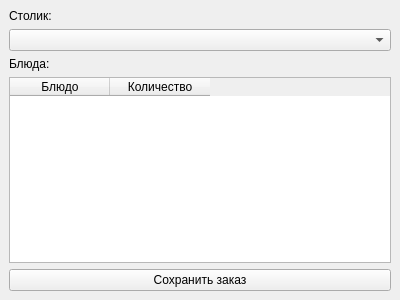
<?xml version="1.0" encoding="UTF-8"?>
<ui version="4.0">
 <class>AddOrderWindow</class>
 <widget class="QMainWindow" name="AddOrderWindow">
  <property name="geometry">
   <rect>
    <x>0</x>
    <y>0</y>
    <width>400</width>
    <height>300</height>
   </rect>
  </property>
  <property name="windowTitle">
   <string>Добавить заказ</string>
  </property>
  <widget class="QWidget" name="centralwidget">
   <layout class="QVBoxLayout" name="verticalLayout">
    <item>
     <widget class="QLabel" name="table_label">
      <property name="text">
       <string>Столик:</string>
      </property>
     </widget>
    </item>
    <item>
     <widget class="QComboBox" name="table_comboBox"/>
    </item>
    <item>
     <widget class="QLabel" name="dishes_label">
      <property name="text">
       <string>Блюда:</string>
      </property>
     </widget>
    </item>
    <item>
     <widget class="QTableWidget" name="dishes_tableWidget">
      <property name="selectionMode">
       <enum>QAbstractItemView::NoSelection</enum>
      </property>
      <property name="editTriggers">
       <set>QAbstractItemView::NoEditTriggers</set>
      </property>
      <column>
       <property name="text">
        <string>Блюдо</string>
       </property>
      </column>
      <column>
       <property name="text">
        <string>Количество</string>
       </property>
      </column>
     </widget>
    </item>
    <item>
     <widget class="QPushButton" name="save_order_pushButton">
      <property name="text">
       <string>Сохранить заказ</string>
      </property>
     </widget>
    </item>
   </layout>
  </widget>
  <widget class="QMenuBar" name="menubar">
   <property name="geometry">
    <rect>
     <x>0</x>
     <y>0</y>
     <width>400</width>
     <height>21</height>
    </rect>
   </property>
  </widget>
 </widget>
 <resources/>
 <connections/>
</ui>
